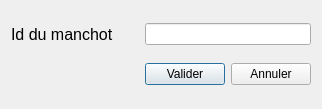
<?xml version="1.0" encoding="UTF-8"?>
<ui version="4.0">
 <class>OuvertureManchot</class>
 <widget class="QDialog" name="OuvertureManchot">
  <property name="geometry">
   <rect>
    <x>0</x>
    <y>0</y>
    <width>322</width>
    <height>109</height>
   </rect>
  </property>
  <property name="windowTitle">
   <string>Ouverture Manchot</string>
  </property>
  <property name="windowIcon">
   <iconset resource="images.qrc">
    <normaloff>:/icone_app/images/icone_app.jpg</normaloff>:/icone_app/images/icone_app.jpg</iconset>
  </property>
  <layout class="QGridLayout" name="gridLayout">
   <item row="1" column="1">
    <widget class="QPushButton" name="submitButton">
     <property name="text">
      <string>Valider</string>
     </property>
     <property name="autoDefault">
      <bool>true</bool>
     </property>
    </widget>
   </item>
   <item row="1" column="0">
    <spacer name="horizontalSpacer">
     <property name="orientation">
      <enum>Qt::Horizontal</enum>
     </property>
     <property name="sizeHint" stdset="0">
      <size>
       <width>40</width>
       <height>20</height>
      </size>
     </property>
    </spacer>
   </item>
   <item row="0" column="0">
    <widget class="QLabel" name="idLabel">
     <property name="font">
      <font>
       <pointsize>12</pointsize>
      </font>
     </property>
     <property name="text">
      <string>Id du manchot</string>
     </property>
    </widget>
   </item>
   <item row="1" column="2">
    <widget class="QPushButton" name="cancelButton">
     <property name="text">
      <string>Annuler</string>
     </property>
     <property name="autoDefault">
      <bool>false</bool>
     </property>
    </widget>
   </item>
   <item row="0" column="1" colspan="2">
    <widget class="QLineEdit" name="idLineEdit"/>
   </item>
  </layout>
 </widget>
 <resources>
  <include location="images.qrc"/>
 </resources>
 <connections/>
</ui>
